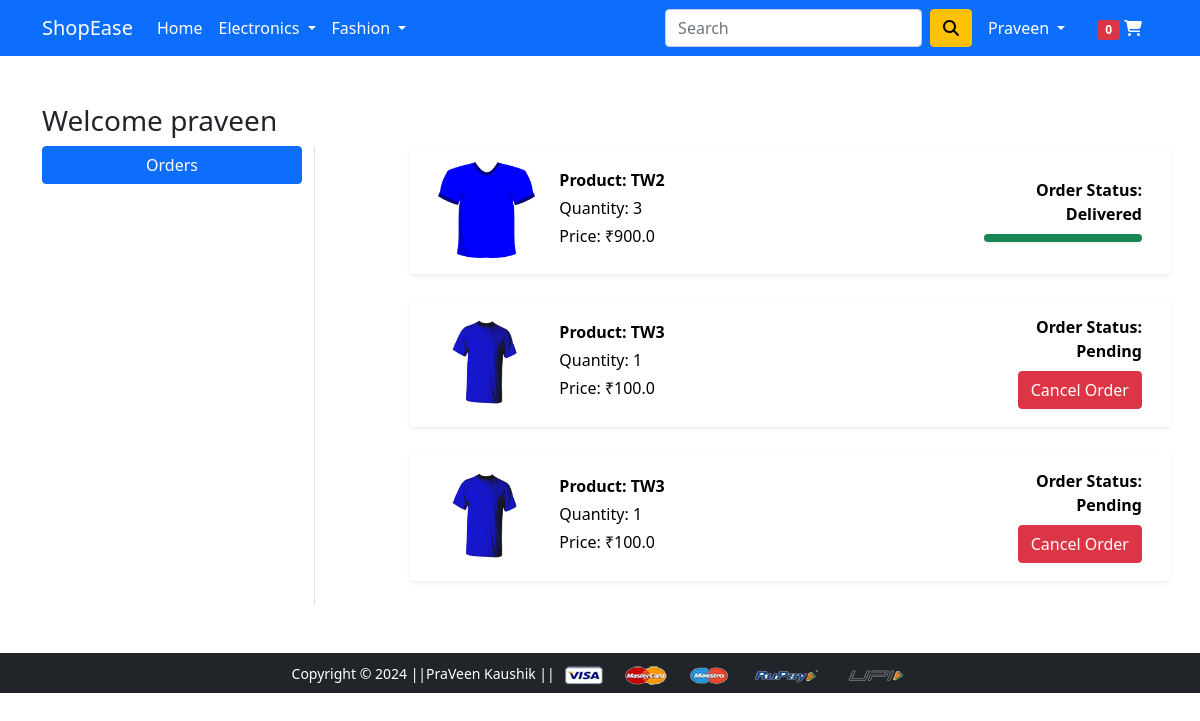
Page /orders/ (signed in) on the committed database.
### app/models.py (models this page shows, shortened)
class OrderPlaced(models.Model):
    user=models.ForeignKey(User,on_delete=models.CASCADE)
    customer=models.ForeignKey(Customer,on_delete=models.CASCADE)
    product=models.ForeignKey(Product,on_delete=models.CASCADE)
    quantity=models.PositiveIntegerField(default=1)
    ordered_date=models.DateTimeField(auto_now_add=True)
    status=models.CharField(choices=STATUS_CHOICES,max_length=50,default='Pending')
    @property
    def total_cost(self):
        return self.quantity*self.product.discounted_price

class Product(models.Model):
    title=models.CharField(max_length=200)
    selling_price=models.FloatField()
    discounted_price=models.FloatField()
    description=models.TextField()
    brand=models.CharField(max_length=100)
    category=models.CharField(choices=CATEGORY_CHOICES,max_length=2)
    product_image=models.ImageField(upload_to='productimg')

### app/views.py (the view)
# urls.py: path('orders/', views.orders, name='orders'),
@login_required
def orders(request):
    totalitem=0
    user=request.user
    op = OrderPlaced.objects.filter(user=request.user)
    totalitem = len(Cart.objects.filter(user=request.user))
    return render(request, 'app/orders.html', {'order_placed':op,'user':user,'totalitem':totalitem})

### app/templates/app/orders.html (shortened to what this page needs)
{% extends 'app/base.html' %}
{% load static %}
{% block main-content %}
<div class="container my-5" >
  <div class="row">
    <h3>Welcome {{user}}</h3>
    <div class="col-sm-3 border-end">
      <ul class="list-unstyled">
        <li class="d-grid"><a href="{% url 'orders' %}" class="btn btn-primary">Orders</a></li>
      </ul>
    </div>
    <div class="col-sm-8 offset-sm-1">
      <div class="row">
        {% for op in order_placed %}
        <div class="col-12 mb-4">
          <a href="{% url 'product-detail' op.product.id %}" class="text-decoration-none custom-link">
            <div class="row shadow-sm p-3 bg-white rounded align-items-center">
              <div class="col-sm-2">
                <img src="{{op.product.product_image.url}}" alt="" class="img-fluid rounded" height="150" width="150">
              </div>
              <div class="col-sm-7">
                <p class="fw-bold mb-1">Product: {{op.product.title}}</p>
                <p class="mb-1">Quantity: {{op.quantity}}</p>
                <p class="mb-1">Price: ₹{{op.total_cost}}</p>
              </div>
              <div class="col-sm-3 text-end fw-bold">
                <p class="mb-2">Order Status: {{op.status}}</p>
                {% if op.status == 'Accepted' %}
                <div class="progress rounded-pill shadow-sm" style="height: 8px;">
                  <div class="progress-bar" role="progressbar" style="width: 20%" aria-valuenow="20" aria-valuemin="0" aria-valuemax="100"></div>
                </div>
                {% elif op.status == 'Packed' %}
                <div class="progress rounded-pill shadow-sm" style="height: 8px;">
                  <div class="progress-bar bg-info" role="progressbar" style="width: 40%" aria-valuenow="40" aria-valuemin="0" aria-valuemax="100"></div>
                </div>
                {% elif op.status == 'On The Way' %}
                <div class="progress rounded-pill shadow-sm" style="height: 8px;">
                  <div class="progress-bar bg-warning" role="progressbar" style="width: 70%" aria-valuenow="70" aria-valuemin="0" aria-valuemax="100"></div>
                </div>
                {% elif op.status == 'Delivered' %}
                <div class="progress rounded-pill shadow-sm" style="height: 8px;">
                  <div class="progress-bar bg-success" role="progressbar" style="width: 100%" aria-valuenow="100" aria-valuemin="0" aria-valuemax="100"></div>
                </div>
                {% endif %}
                {% if op.status in "Accepted, Packed, Pending" %}
                <form action="{% url 'cancel_order' op.id %}" method="post" class="d-inline">
                  <button type="submit" class="btn btn-danger">Cancel Order</button>
                </form>
                {% endif %}
              </div>
            </div>
          </a>
        </div>
        {% endfor %}
      </div>
    </div>
  </div>
</div>
{% endblock main-content %}

### app/templates/app/base.html (shortened to what this page needs)
<!doctype html>
{% load static %}
<html lang="en">
  <head>
    <link href="https://cdn.jsdelivr.net/npm/bootstrap@5.0.0-beta1/dist/css/bootstrap.min.css" rel="stylesheet">
    <link rel="stylesheet" href="{% static 'app/css/owl.carousel.min.css' %}">
    <link rel="stylesheet" href="{% static 'app/css/all.min.css' %}">
    <link rel="stylesheet" href="{% static 'app/css/style.css' %}">
  </head>
  <body>
    <nav class="navbar navbar-expand-lg navbar-dark bg-primary">
     <div class="container">
       <a class="navbar-brand" href="/">ShopEase</a>
       <div class="collapse navbar-collapse" id="navbarSupportedContent">
         <ul class="navbar-nav me-auto mb-2 mb-lg-0">
           <li class="nav-item">
             <a class="nav-link active" aria-current="page" href="/">Home</a>
           </li>
           <li class="nav-item dropdown">
             <a class="nav-link dropdown-toggle text-white" href="#" id="electronicsDropdown" role="button" data-bs-toggle="dropdown" aria-expanded="false">
               Electronics
             </a>
           </li>
           <li class="nav-item dropdown">
             <a class="nav-link dropdown-toggle text-white" href="#" id="fashionDropdown" role="button" data-bs-toggle="dropdown" aria-expanded="false">
               Fashion
             </a>
           </li>
         </ul>
         <form method="get" class="d-flex" action="{% url 'product_list' %}">
          <input class="form-control me-2" type="search" name="query" placeholder="Search" aria-label="Search">
          <button class="btn btn-warning" type="submit"><i class="fas fa-search"></i></button>
      </form>
         <div>
          <ul class="navbar-nav me-auto mb-2 mb-lg-0">
          {% if request.user.is_authenticated %}
           <li class="nav-item dropdown mx-2">
              <a class="nav-link dropdown-toggle text-white" href="#" id="profileDropdown" role="button" data-bs-toggle="dropdown" aria-expanded="false">
                {{request.user.username|capfirst}}
              </a>
            </li>
            <li class="nav-item mx-2">
              <a href="{% url 'cart' %}" class="nav-link text-white"><span class="badge bg-danger">{{totalitem}}</span> <i class="fas fa-shopping-cart"></i></a>
            </li>
            {% endif %}
          </ul>
         </div>
       </div>
     </div>
    </nav>
    {% block main-content %} {% endblock main-content %}
    <footer class="container-fluid bg-dark text-center p-2 mt-5">
        <small class="text-white">Copyright &copy; 2024 ||PraVeen Kaushik || </small>
        <img src="{% static 'app/images/payment.png' %}" alt="" srcset="" class="img-fluid" height="2px">
    </footer>
  </body>
</html>

### app/static/app/css/style.css (style rules this page uses)
.custom-link { color: black; }

### rows in the picture
OrderPlaced: product.product_image (picture), product "TW2", quantity "3", total_cost "900.0", status "Delivered"
OrderPlaced: product.product_image (picture), product "TW3", quantity "1", total_cost "100.0", status "Pending", shows "Cancel Order"
OrderPlaced: product.product_image (picture), product "TW3", quantity "1", total_cost "100.0", status "Pending", shows "Cancel Order"

### other values in the picture
{{ request.user.username|capfirst }} "Praveen"
{{ totalitem }} "0"
{{ user }} "praveen"
